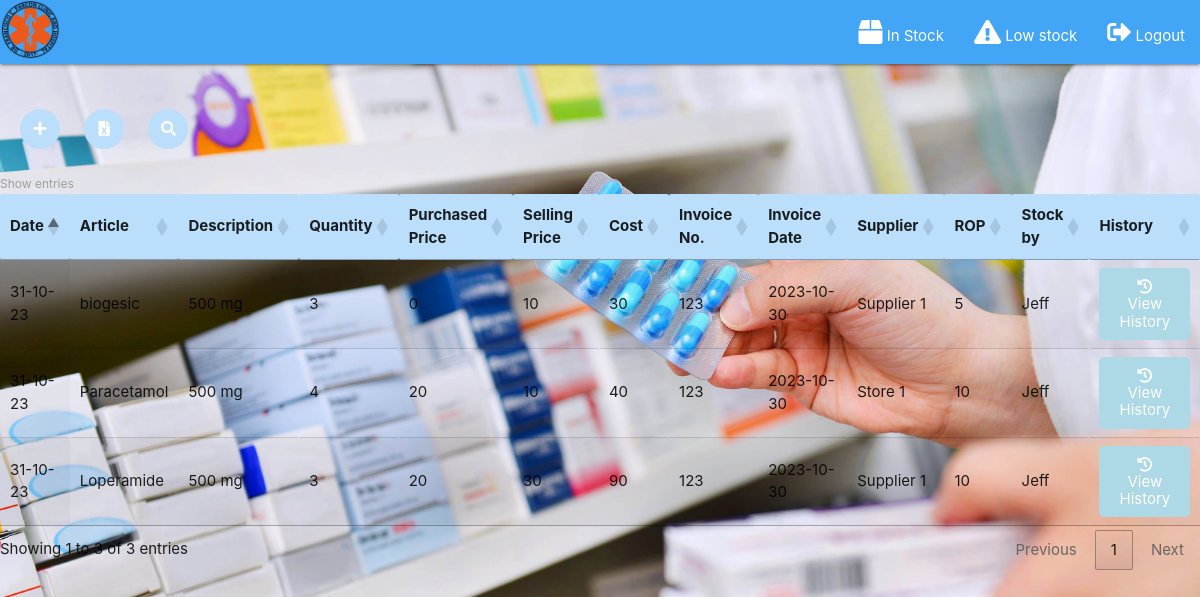
/Pharmacy/stocker/index_in.php (signed in), run on the app's committed database.
### tables this page shows
CREATE TABLE `productpharmacy` (
  `id` int(11) NOT NULL AUTO_INCREMENT,
  `article` varchar(225) NOT NULL,
  `info` varchar(225) NOT NULL,
  `quantity` int(225) NOT NULL,
  `p_price` int(225) NOT NULL,
  `price` int(225) NOT NULL,
  `cost` varchar(225) NOT NULL,
  `invoice_no` varchar(225) NOT NULL,
  `invoice_date` varchar(225) NOT NULL,
  `supplier` varchar(225) NOT NULL,
  `rop` int(225) NOT NULL,
  `stocker` varchar(225) NOT NULL,
  `dateandtime` varchar(225) NOT NULL,
  `day` varchar(225) NOT NULL,
  `month` varchar(225) NOT NULL,
  `year` varchar(225) NOT NULL,
  PRIMARY KEY (`id`)
);

### Pharmacy/stocker/process.php (called while the page is built, shortened)
<?php
$servername = "localhost";
$username = "root";
$password = "123456";
$dbname = "parconhospital";
$conn = new mysqli($servername, $username, $password, $dbname);
$sql = "SELECT * FROM productpharmacy";
$pharmacy_product = $conn->query($sql);
?>

### Pharmacy/stocker/index_in.php (the view, shortened to what this page needs)
<?php
require('process.php');
?>
<!DOCTYPE html>
<html>
<head>
  <link rel="stylesheet" type="text/css" href="https://cdn.datatables.net/1.10.25/css/jquery.dataTables.min.css">
  <link rel="stylesheet" href="https://cdnjs.cloudflare.com/ajax/libs/materialize/1.0.0/css/materialize.min.css">
  <link rel="stylesheet" href="https://cdnjs.cloudflare.com/ajax/libs/font-awesome/5.15.3/css/all.min.css">
</head>
<body>
<nav>
  <div class="nav-wrapper blue lighten-1">
    <a href="index.html" class="brand-logo">
        <div style="max-width: 60px; max-height: 60px;">
          <img src="../img/spa.png" alt="Logo Description" style="width: 100%; height: 100%; object-fit: contain;">
        </div>
      </a>
    <ul class="right hide-on-med-and-down">
    <li class="active-menu"><a href="index_in.php"><i class="fas fa-box"></i> In Stock</a></li>
<li><a href="low_stock.php"><i class="fas fa-exclamation-triangle"></i> Low stock</a></li>
<li><form method="post" action="#" name="logoutForm">
    <a href="#" class="logout-link" onclick="document.logoutForm.submit();">
        <i class="fas fa-sign-out-alt"></i> Logout
    </a>
</form></li>
    </ul>
  </div>
</nav>
<br>
<br>
<span>
  <button id="showFormButton" class="add-button" style="display: inline;">
    <i class="fas fa-plus"></i>
  </button>
  <button onclick="resetSearch()" class="add-button" style="display: inline;">
    <i class="fas fa-file-excel"></i>
  </button>
  <button id="toggleSearchButton" class="add-button" style="display: inline;">
  <i class="fas fa-search"></i>
  </button>
</span>
<br>
<br>
<table    id="yourTableID" class="display"  >
        <thead style="background-color: #bbdefb;">
            <tr>
                <th>Date</th>
                <th>Article</th>
                <th>Description</th>
                <th>Quantity</th>
                <th>Purchased Price</th>
                <th>Selling Price</th>
                <th>Cost</th>
                <th>Invoice No.</th>
                <th>Invoice Date</th>
                <th>Supplier</th>
                <th>ROP</th>
                <th>Stock by</th>
                 <th>History</th>
            </tr>
        </thead>
        <tbody>
            <?php include 'process.php';  ?>
            <?php while ($row = $pharmacy_product->fetch_assoc()): ?>
                <tr>
                    <td><?= $row['day'] ?></td>
                    <td><?= $row['article'] ?></td>
                    <td><?= $row['info'] ?></td>
                    <td><?= $row['quantity'] ?></td>
                    <td><?= $row['p_price'] ?></td>
                    <td><?= $row['price'] ?></td>
                    <td><?= $row['cost'] ?></td>
                    <td><?= $row['invoice_no'] ?></td>
                    <td><?= $row['invoice_date'] ?></td>
                    <td><?= $row['supplier'] ?></td>
                    <td><?= $row['rop'] ?></td>
                    <td><?= $row['stocker'] ?></td>
                    <td>
                    <button class="blue-button" onclick="viewHistory(<?= $row['id'] ?>)">
    <i class="fa fa-history"></i> View History
</button>
        </td>
                </tr>
            <?php endwhile; ?>
        </tbody>
    </table>
</body>
</html>

### Pharmacy/stocker/index_in.php (style rules this page uses)
.add-button { background-color: #bbdefb; color: #ffffff; border-radius: 50%; border: 3px solid #bbdefb; width: 40px; height: 40px; display: flex; align-items: center; justify-content: center; margin-left: 20px; }
.blue-button { background-color: lightblue; color: white; padding: 10px 20px; border: none; border-radius: 5px; cursor: pointer; }
body { background-image: url('../img/stock.jpg'); background-size: cover; background-repeat: no-repeat; background-attachment: fixed; background-position: center center; }

### data on the page
productpharmacy: day "31-10-23", article "biogesic", info "500 mg", quantity "3", p_price "0", price "10", cost "30", invoice_no "123", invoice_date "2023-10-30", supplier "Supplier 1", rop "5", stocker "Jeff"
productpharmacy: day "31-10-23", article "Paracetamol", info "500 mg", quantity "4", p_price "20", price "10", cost "40", invoice_no "123", invoice_date "2023-10-30", supplier "Store 1", rop "10", stocker "Jeff"
productpharmacy: day "31-10-23", article "Loperamide", info "500 mg", quantity "3", p_price "20", price "30", cost "90", invoice_no "123", invoice_date "2023-10-30", supplier "Supplier 1", rop "10", stocker "Jeff"
